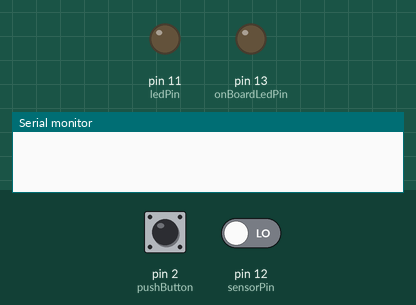
This sketch was run on a simulated Arduino Uno, built with avr-gcc and run on an emulated ATmega328P. Shown: output pins drawn as LEDs (lit = HIGH), the last lines printed to the serial monitor. Dashed ring = blinking. Inputs (shaded band) come from the test bench; at power-on: pin 12 (sensorPin) LOW, pin 2 (pushButton) LOW.

Above: at 1.2 s.
1.3 s: pin 12 (sensorPin) driven HIGH
At 1.87 s:
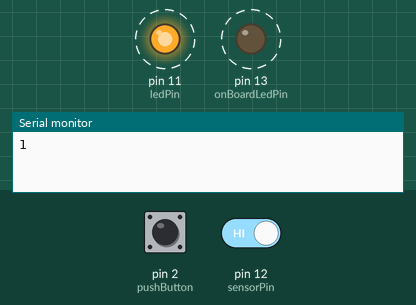
4.3 s: pin 12 (sensorPin) driven LOW
At 4.8 s:
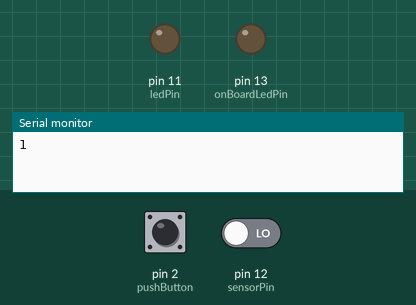
Timing chart, 0 to 7.3 s (numbered marks = the images above; inputs shaded):
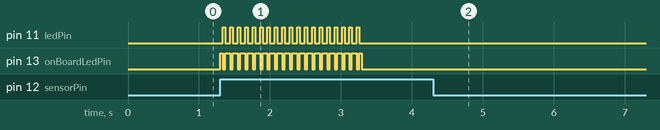

Measured:
- after the input at 1.3 s, pin 11 (ledPin): alternates HIGH for 0.04 s and LOW for 0.07 s, 38 changes in all, then stays LOW, starting at once; pin 13 (onBoardLedPin): alternates HIGH for 0.07 s and LOW for 0.04 s, 40 changes in all, then stays LOW, starting at once
- after the input at 4.3 s, pin 11 (ledPin), pin 13 (onBoardLedPin): stops changing and stays LOW

The sketch:

Post_Sensor_Data_8_2_13.ino
```cpp
/*
  DigitalReadSerial
  Reads a digital input on pin 2, prints the result to the serial monitor
*/

//========== I/O PINs ===========
const int pushButton = 2; // Button Read
const int sensorPin = 12; // Sensor Read
const int onBoardLedPin = 13; // LED Control
const int ledPin = 11; // LED Control

// the setup routine runs once when you press reset:
void setup() {
  // initialize serial communication at 9600 bits per second:
  Serial.begin(9600);

  //We want to read from an INPUT and write to an OUTPUT
  pinMode(pushButton, INPUT);
  pinMode(sensorPin, INPUT);
  pinMode(onBoardLedPin, OUTPUT);
  pinMode(ledPin, OUTPUT);
}

// the loop routine runs over and over again forever:
void loop() {
  int buttonState = _buttonState(digitalRead(pushButton));
  int sensorState = digitalRead(sensorPin);

  sendToSerial(sensorState);
  //Blink long enough to be noticable
  LEDBlink(sensorState, 35, 2000);

  delay(1); // delay in between reads for stability
}

void LEDBlink(int sState, int rate, int duration){
  if (sState == 1){
    int loopTime = rate*3;
    for (int i=0; i<duration/loopTime; i++){
      digitalWrite(onBoardLedPin, HIGH);
      delay(rate);
      digitalWrite(onBoardLedPin, LOW);
      digitalWrite(ledPin, HIGH);
      delay(rate);
      digitalWrite(ledPin, LOW);
      digitalWrite(onBoardLedPin, HIGH);
      delay(rate);
    }
    digitalWrite(onBoardLedPin, LOW);
    digitalWrite(ledPin, LOW);
    //Delay long enough for the sensor to reset
    delay(3000);
  }
}

int _buttonState(int b){
  if (b == 0){
    return 1;
  }else {
    return 0;
  }
}

void sendToSerial(int x){
  if (x == 1) {
      Serial.println(1);
  }
}
```
